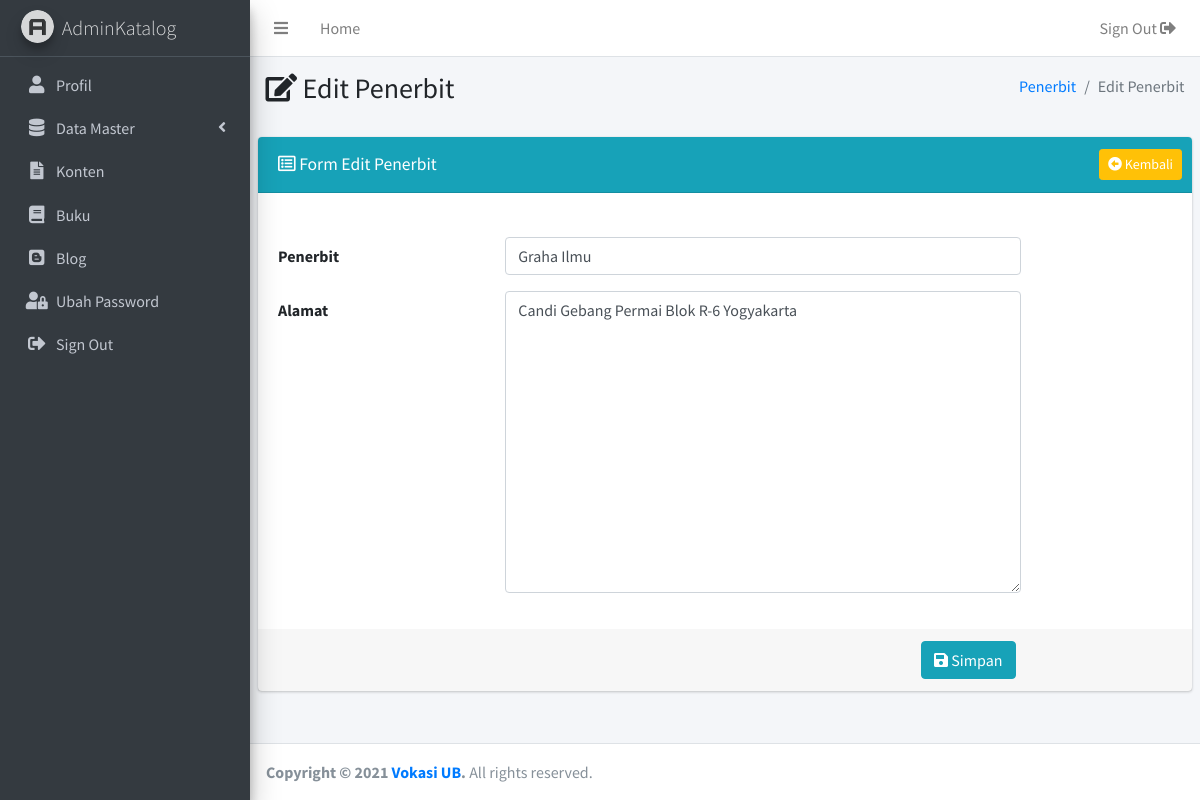
Screenshot of /admin/editpenerbit.php?data=1 with the database file from the repository.
### tables this page shows
CREATE TABLE `penerbit` (
  `id_penerbit` int(11) NOT NULL,
  `penerbit` varchar(100) DEFAULT NULL,
  `alamat` text DEFAULT NULL
);

### admin/editpenerbit.php (the view, shortened to what this page needs)
<?php
  include('../koneksi/koneksi.php');
  if(isset($_GET['data'])){
    $id_penerbit = $_GET['data'];
    $sql_d = "SELECT `penerbit`, `alamat` from `penerbit`
    where `id_penerbit` = '$id_penerbit'";
    $query_d = mysqli_query($koneksi,$sql_d);
    while($data_d = mysqli_fetch_row($query_d)){
       $penerbit= $data_d[0];
       $alamat= $data_d[1];
    }
  }
?>
<!DOCTYPE html>
<html>
<head>
<?php include("includes/head.php") ?>
</head>
<body class="hold-transition sidebar-mini layout-fixed">
<div class="wrapper">
<?php include("includes/header.php") ?>
  <?php include("includes/sidebar.php") ?>
  <div class="content-wrapper">
    <section class="content-header">
      <div class="container-fluid">
        <div class="row mb-2">
          <div class="col-sm-6">
            <h3><i class="fas fa-edit"></i> Edit Penerbit</h3>
          </div>
          <div class="col-sm-6">
            <ol class="breadcrumb float-sm-right">
              <li class="breadcrumb-item"><a href="katgoribuku.php">Penerbit</a></li>
              <li class="breadcrumb-item active">Edit Penerbit</li>
            </ol>
          </div>
        </div>
      </div>
    </section>
    <section class="content">
    <div class="card card-info">
      <div class="card-header">
        <h3 class="card-title"style="margin-top:5px;"><i class="far fa-list-alt"></i> Form Edit Penerbit</h3>
        <div class="card-tools">
          <a href="penerbit.php" class="btn btn-sm btn-warning float-right">
          <i class="fas fa-arrow-alt-circle-left"></i> Kembali</a>
        </div>
      </div>
      <form class="form-horizontal" method="post" action="konfirmasieditpenerbit.php">
        <div class="card-body">
          <div class="form-group row">
            <label for="Penerbit" class="col-sm-3 col-form-label">Penerbit</label>
            <div class="col-sm-7">
              <input type="text" class="form-control" id="Penerbit" name="penerbit" value="<?php echo $penerbit;?>">
            </div>
          </div>
          <div class="form-group row">
            <label for="isi" class="col-sm-3 col-form-label">Alamat</label>
            <div class="col-sm-7">
              <textarea class="form-control" name="alamat" id="editor1" rows="12"><?php echo $alamat;?></textarea>
            </div>
          </div>
        </div>
        <div class="card-footer">
          <div class="col-sm-10">
            <button type="submit" class="btn btn-info float-right"><i class="fas fa-save"></i> Simpan</button>
          </div>
        </div>
      </form>
    </div>
    </section>
  </div>
  <?php include("includes/footer.php") ?>
</div>
</body>
</html>

### admin/includes/head.php (style rules this page uses)
.card-body { overflow-x:auto; }

### rows the page displays
penerbit: penerbit "Graha Ilmu", alamat "Candi Gebang Permai Blok R-6 Yogyakarta"
